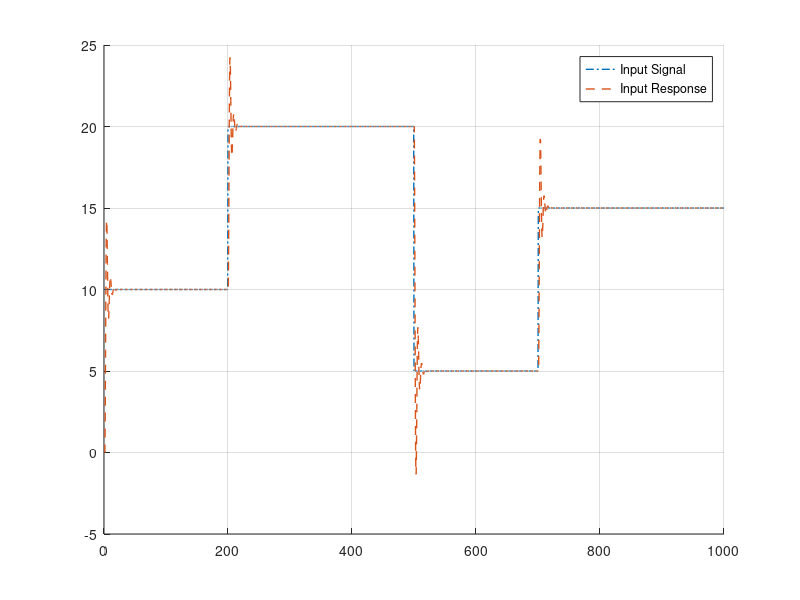

The MATLAB script that drew this image: (Note: this script raises an error after producing the figure.)
clear; clc;

%% Define system

parameters.K=1;
parameters.M=1;
parameters.b=1;
parameters.Ts=0.5;
K=parameters.K;
M=parameters.M;
b=parameters.b;
Ts=parameters.Ts;

A= [1 Ts; -K*Ts/M 1-b*Ts/M];
B= [0; Ts/M];
C = [1 0];
D = 0;
[parameters.n,parameters.m]=size(B);
parameters.S=eye(parameters.n);

%% 1 - Asymptotical Stab.
spectr = eig(A);

%% 2 - Offset free
offset = C * inv(eye(parameters.n)-A) * B;
if offset == eye(parameters.m)
    disp('satisfied');
end

%% Step response (without CG)

% Create custom signal
N = 1000;
signal = zeros(1,N);
k = 1:Ts:N;

signal(k<200) = 10;
signal(k>=200 & k<500) = 20;
signal(k>=500 & k<=700) = 5;
signal(k>700) = 15;

sys = ss(A,B,C,D,Ts);
y = lsim(sys,signal',k);

figure('Name','Input Signal vs Input Response')
hold on
plot(k,signal,'LineStyle','-.','LineWidth',1)
plot(k,y,'LineStyle','--','LineWidth',1)
grid on
legend('Input Signal','Input Response')
hold off

%% ---------- CG Application --------------------------------------------

%% OFFLINE PHASE
% Compute k0

parameters.T = [1 0 0;
                -1 0 0;
                0 1 0;
                0 -1 0;
                0 0 1;
                0 0 -1];
parameters.g = ones(6,1);
parameters.Hc = [1 0; 0 1; 0 0];
parameters.Phi = A;
parameters.G = B;
parameters.L = [0; 0; 1];
parameters.delta = 0.1;

k0 = compk0(parameters);
